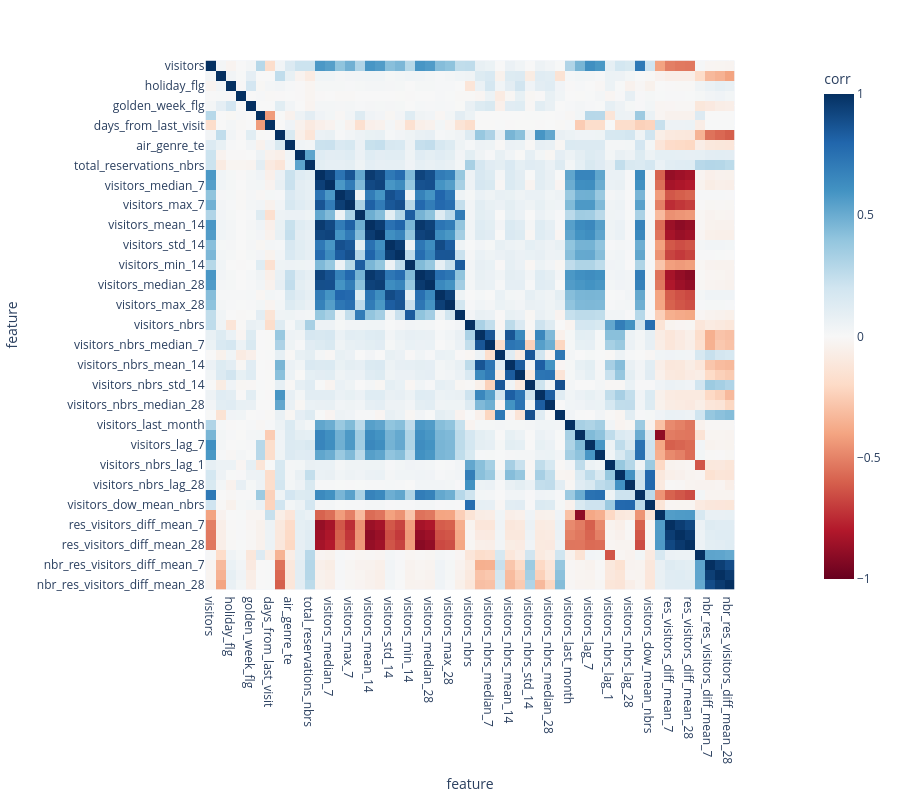

The notebook cell this image was saved under:
### Markdown cell above
#### Feature correlation

### Code cell
corr = air_visit_df.drop(
    columns=[AIR_RESTAURANT_ID_COL, VISIT_DATE_COL, DAY_OF_WEEK_COL, AIR_GENRE_COL, CITY_COL]
).corr()
plot_corr_matrix(corr)

### Figure 1 — Plotly figure (JSON) as saved in the notebook; plotly's stock layout.template omitted (floating-point values rounded to 4 significant figures; data arrays with more than 128 entries replaced by an {"elided": "..."} marker saying what was removed)
{"data": [{"coloraxis": "coloraxis", "name": "0", "x": ["visitors", "opened_recently", "holiday_flg", "days_from_holiday", "golden_week_flg", "open_usually", "days_from_last_visit", "air_city_te", "air_genre_te", "total_reservations", "total_reservations_nbrs", "visitors_mean_7", "visitors_median_7", "visitors_std_7", "visitors_max_7", "visitors_min_7", "visitors_mean_14", "visitors_median_14", "visitors_std_14", "visitors_max_14", "visitors_min_14", "visitors_mean_28", "visitors_median_28", "visitors_std_28", "visitors_max_28", "visitors_min_28", "visitors_nbrs", "visitors_nbrs_mean_7", "visitors_nbrs_median_7", "visitors_nbrs_std_7", "visitors_nbrs_mean_14", "visitors_nbrs_median_14", "visitors_nbrs_std_14", "visitors_nbrs_mean_28", "visitors_nbrs_median_28", "visitors_nbrs_std_28", "visitors_last_month", "visitors_lag_1", "visitors_lag_7", "visitors_lag_28", "visitors_nbrs_lag_1", "visitors_nbrs_lag_7", "visitors_nbrs_lag_28", "visitors_dow_mean", "visitors_dow_mean_nbrs", "res_visitors_diff", "res_visitors_diff_mean_7", "res_visitors_diff_mean_14", "res_visitors_diff_mean_28", "nbr_res_visitors_diff", "nbr_res_visitors_diff_mean_7", "nbr_res_visitors_diff_mean_14", "nbr_res_visitors_diff_mean_28"], "y": ["visitors", "opened_recently", "holiday_flg", "days_from_holiday", "golden_week_flg", "open_usually", "days_from_last_visit", "air_city_te", "air_genre_te", "total_reservations", "total_reservations_nbrs", "visitors_mean_7", "visitors_median_7", "visitors_std_7", "visitors_max_7", "visitors_min_7", "visitors_mean_14", "visitors_median_14", "visitors_std_14", "visitors_max_14", "visitors_min_14", "visitors_mean_28", "visitors_median_28", "visitors_std_28", "visitors_max_28", "visitors_min_28", "visitors_nbrs", "visitors_nbrs_mean_7", "visitors_nbrs_median_7", "visitors_nbrs_std_7", "visitors_nbrs_mean_14", "visitors_nbrs_median_14", "visitors_nbrs_std_14", "visitors_nbrs_mean_28", "visitors_nbrs_median_28", "visitors_nbrs_std_28", "visitors_last_month", "visitors_lag_1", "visitors_lag_7", "visitors_lag_28", "visitors_nbrs_lag_1", "visitors_nbrs_lag_7", "visitors_nbrs_lag_28", "visitors_dow_mean", "visitors_dow_mean_nbrs", "res_visitors_diff", "res_visitors_diff_mean_7", "res_visitors_diff_mean_14", "res_visitors_diff_mean_28", "nbr_res_visitors_diff", "nbr_res_visitors_diff_mean_7", "nbr_res_visitors_diff_mean_14", "nbr_res_visitors_diff_mean_28"], "z": {"elided": "53x53 float values"}, "type": "heatmap", "xaxis": "x", "yaxis": "y", "hovertemplate": "feature: %{x}<br>feature: %{y}<br>corr: %{z}<extra></extra>"}], "layout": {"xaxis": {"anchor": "y", "domain": [0.0, 1.0], "scaleanchor": "y", "constrain": "domain", "title": {"text": "feature"}}, "yaxis": {"anchor": "x", "domain": [0.0, 1.0], "autorange": "reversed", "constrain": "domain", "title": {"text": "feature"}}, "coloraxis": {"colorbar": {"title": {"text": "corr"}}, "colorscale": [[0.0, "rgb(103,0,31)"], [0.1, "rgb(178,24,43)"], [0.2, "rgb(214,96,77)"], [0.3, "rgb(244,165,130)"], [0.4, "rgb(253,219,199)"], [0.5, "rgb(247,247,247)"], [0.6, "rgb(209,229,240)"], [0.7, "rgb(146,197,222)"], [0.8, "rgb(67,147,195)"], [0.9, "rgb(33,102,172)"], [1.0, "rgb(5,48,97)"]], "cmin": -1, "cmax": 1}, "margin": {"t": 60}, "width": 900, "height": 800}}
